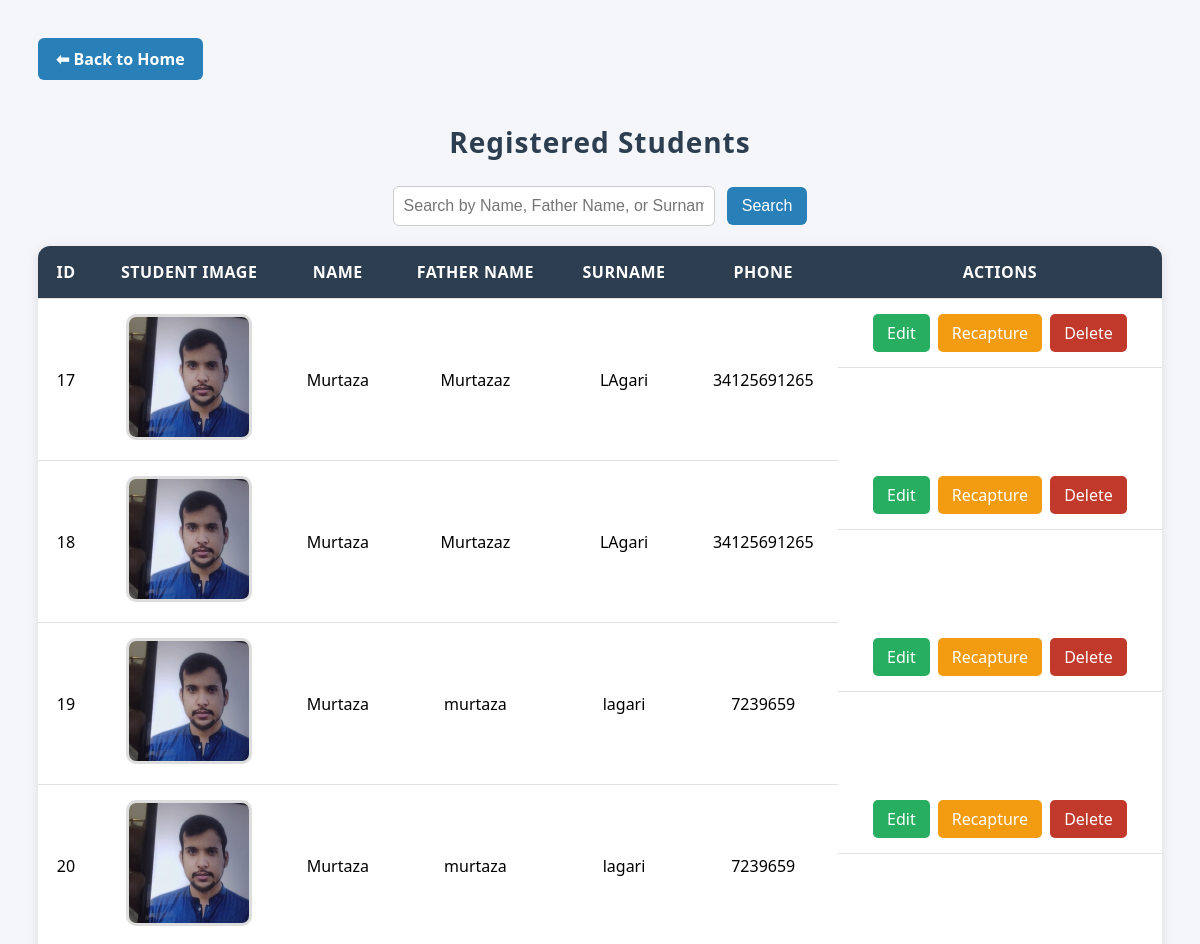
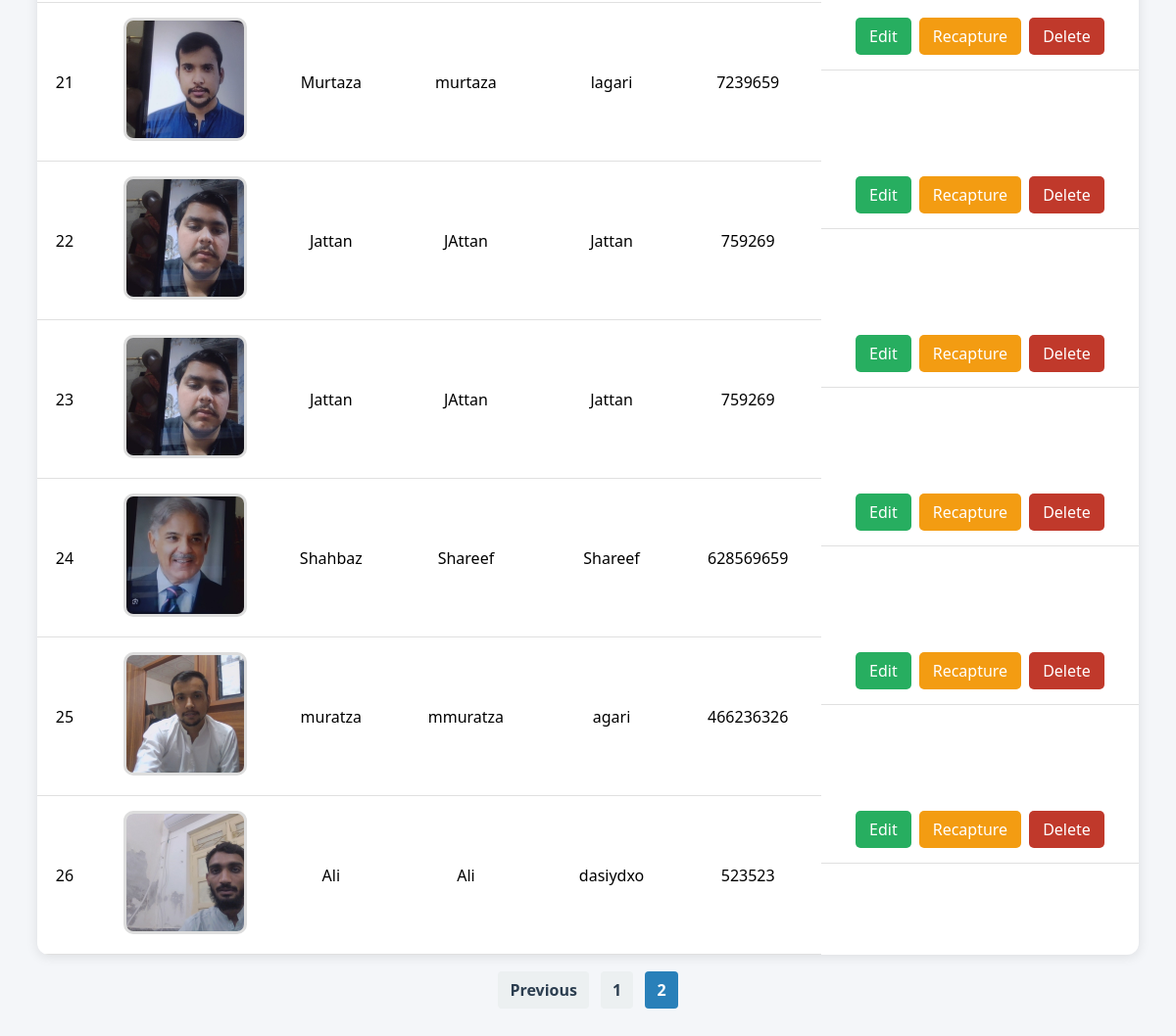
The page /view-students/?q=&page=2 on the database its author committed (2 pictures, top to bottom).
### student/models.py (models this page shows, shortened)
class Student(models.Model):
    name=models.CharField(max_length=100)
    father_name=models.CharField(max_length=100)
    surname=models.CharField(max_length=100)
    phone_no=models.CharField(max_length=15)
    image=models.ImageField(upload_to='student_images')
    embedding_file=models.CharField(max_length=255,blank=True,null=True)

### student/views.py (the view)
# urls.py: path('view-students/', views.view_students, name='view_students'),
def view_students(request):
    query = request.GET.get('q', '')
    students_list = Student.objects.all()
    if query:
        students_list = students_list.filter(
            Q(name__icontains=query) |
            Q(father_name__icontains=query) |
            Q(surname__icontains=query)
        )
    paginator = Paginator(students_list, 10)  # 10 per page
    page_number = request.GET.get('page')
    students = paginator.get_page(page_number)
    return render(request, 'student/view_students.html', {'students': students})

### student/templates/student/view_students.html (shortened to what this page needs)
{% load static %}
<!DOCTYPE html>
<html lang="en">
<head>
  <link rel="stylesheet" href="{% static 'css/style.css' %}">
</head>
<body>
  <a href="{% url 'home' %}" class="back">⬅ Back to Home</a>
  <h2>Registered Students</h2>
  <div class="search-bar">
    <form method="get" action="">
      <input type="text" name="q" value="{{ request.GET.q }}" placeholder="Search by Name, Father Name, or Surname">
      <button type="submit">Search</button>
    </form>
  </div>
  <table>
    <thead>
      <tr>
        <th>ID</th>
        <th>Student Image</th>
        <th>Name</th>
        <th>Father Name</th>
        <th>Surname</th>
        <th>Phone</th>
        <th>Actions</th>
      </tr>
    </thead>
    <tbody>
      {% for student in students %}
      <tr>
        <td>{{ student.id }}</td>
        <td>
          {% if student.image %}
            <img src="{{ student.image.url }}" alt="{{ student.name }}">
          {% else %}
            <span style="color: #888;">No Image</span>
          {% endif %}
        </td>
        <td>{{ student.name }}</td>
        <td>{{ student.father_name }}</td>
        <td>{{ student.surname }}</td>
        <td>{{ student.phone_no }}</td>
        <td class="actions">
          <a href="{% url 'edit_student' student.id %}" class="btn edit">Edit</a>
          <a href="{% url 'recapture_image' student.id %}" class="btn recapture">Recapture</a>
          <a href="{% url 'delete_student' student.id %}" class="btn delete" onclick="return confirm('Delete this student?');">Delete</a>
        </td>
      </tr>
      {% empty %}
      <tr><td colspan="7" style="padding:20px; color:#888;">No students found.</td></tr>
      {% endfor %}
    </tbody>
  </table>
  <div class="pagination">
    {% if students.has_previous %}
      <a href="?q={{ request.GET.q }}&page={{ students.previous_page_number }}">Previous</a>
    {% endif %}
    {% for page_num in students.paginator.page_range %}
      {% if students.number == page_num %}
        <a class="active" href="?q={{ request.GET.q }}&page={{ page_num }}">{{ page_num }}</a>
      {% else %}
        <a href="?q={{ request.GET.q }}&page={{ page_num }}">{{ page_num }}</a>
      {% endif %}
    {% endfor %}
  </div>
</body>
</html>

### student/static/css/style.css (style rules this page uses)
body { font-family: 'Poppins', sans-serif; }

### student/templates/student/view_students.html (style rules this page uses)
body { font-family: 'Segoe UI', Arial, sans-serif; background: #f4f6f9; padding: 30px; }
h2 { text-align: center; color: #2c3e50; margin-bottom: 25px; font-size: 28px; letter-spacing: 1px; }
.search-bar { text-align: center; margin-bottom: 20px; }
.search-bar input { width: 300px; padding: 10px; border: 1px solid #ccc; border-radius: 6px; font-size: 16px; }
.search-bar button { padding: 10px 15px; border: none; background: #2980b9; color: white; font-size: 16px; border-radius: 6px; cursor: pointer; margin-left: 8px; }
.back { background: #2980b9; color: white; padding: 10px 18px; border-radius: 6px; text-decoration: none; display: inline-block; margin-bottom: 20px; font-weight: 600; transition: 0.3s; }
table { width: 100%; border-collapse: collapse; background: #fff; border-radius: 12px; overflow: hidden; box-shadow: 0 2px 12px rgba(0,0,0,0.1); }
th, td { padding: 15px; text-align: center; border-bottom: 1px solid #e0e0e0; }
th { background: #2c3e50; color: white; text-transform: uppercase; letter-spacing: 0.5px; }
img { width: 120px; height: 120px; border-radius: 10px; object-fit: cover; border: 3px solid #ddd; transition: transform 0.3s ease; }
.btn { padding: 8px 14px; border-radius: 5px; text-decoration: none; color: white; font-weight: 500; transition: 0.3s; }
.edit { background: #27ae60; }
.delete { background: #c0392b; }
.recapture { background: #f39c12; }
td.actions { display: flex; justify-content: center; gap: 8px; }
.pagination { margin-top: 25px; text-align: center; }
.pagination a { padding: 8px 12px; background: #ecf0f1; margin: 0 4px; text-decoration: none; color: #2c3e50; border-radius: 4px; font-weight: 600; }
.pagination a.active { background: #2980b9; color: white; }

### rows shown on the page
Student: id "17", image (picture), name "Murtaza", father_name "Murtazaz", surname "LAgari", phone_no "34125691265"
Student: id "18", image (picture), name "Murtaza", father_name "Murtazaz", surname "LAgari", phone_no "34125691265"
Student: id "19", image (picture), name "Murtaza", father_name "murtaza", surname "lagari", phone_no "7239659"
Student: id "20", image (picture), name "Murtaza", father_name "murtaza", surname "lagari", phone_no "7239659"
Student: id "21", image (picture), name "Murtaza", father_name "murtaza", surname "lagari", phone_no "7239659"
Student: id "22", image (picture), name "Jattan", father_name "JAttan", surname "Jattan", phone_no "759269"
Student: id "23", image (picture), name "Jattan", father_name "JAttan", surname "Jattan", phone_no "759269"
Student: id "24", image (picture), name "Shahbaz", father_name "Shareef", surname "Shareef", phone_no "628569659"
Student: id "25", image (picture), name "muratza", father_name "mmuratza", surname "agari", phone_no "466236326"
Student: id "26", image (picture), name "Ali", father_name "Ali", surname "dasiydxo", phone_no "523523"

### other values the page prints
{{ page_num }} "1"
{{ page_num }} "2"
